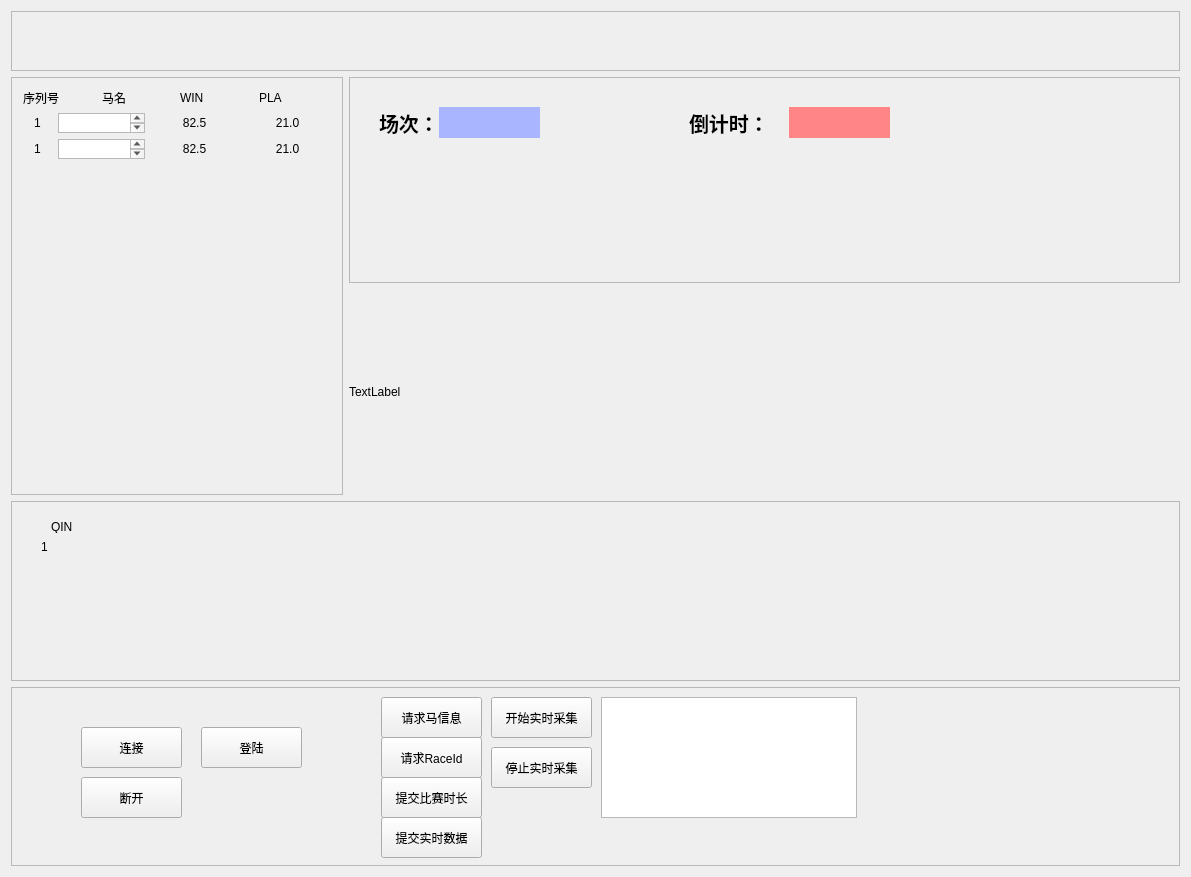
<?xml version="1.0" encoding="UTF-8"?>
<ui version="4.0">
 <class>OcrControl</class>
 <widget class="QWidget" name="OcrControl">
  <property name="geometry">
   <rect>
    <x>0</x>
    <y>0</y>
    <width>1191</width>
    <height>877</height>
   </rect>
  </property>
  <property name="windowTitle">
   <string>OcrControl</string>
  </property>
  <layout class="QVBoxLayout" name="verticalLayout_3">
   <item>
    <layout class="QVBoxLayout" name="verticalLayout_2" stretch="1,7,3,3">
     <item>
      <widget class="QFrame" name="frame_5">
       <property name="frameShape">
        <enum>QFrame::StyledPanel</enum>
       </property>
       <property name="frameShadow">
        <enum>QFrame::Raised</enum>
       </property>
      </widget>
     </item>
     <item>
      <layout class="QHBoxLayout" name="horizontalLayout" stretch="2,5">
       <item>
        <widget class="QFrame" name="horseFrame">
         <property name="frameShape">
          <enum>QFrame::StyledPanel</enum>
         </property>
         <property name="frameShadow">
          <enum>QFrame::Raised</enum>
         </property>
         <layout class="QVBoxLayout" name="verticalLayout_4">
          <item>
           <layout class="QHBoxLayout" name="titleHBoxLayout">
            <item>
             <widget class="QLabel" name="label_4">
              <property name="text">
               <string>序列号</string>
              </property>
             </widget>
            </item>
            <item>
             <widget class="QLabel" name="label_5">
              <property name="text">
               <string>马名</string>
              </property>
             </widget>
            </item>
            <item>
             <widget class="QLabel" name="label_3">
              <property name="text">
               <string>WIN</string>
              </property>
             </widget>
            </item>
            <item>
             <widget class="QLabel" name="label_6">
              <property name="text">
               <string>PLA</string>
              </property>
             </widget>
            </item>
           </layout>
          </item>
          <item>
           <layout class="QHBoxLayout" name="itemHBoxLayout" stretch="1,3,3,3">
            <item>
             <widget class="QLabel" name="indexLbel_1">
              <property name="text">
               <string>1</string>
              </property>
              <property name="alignment">
               <set>Qt::AlignCenter</set>
              </property>
             </widget>
            </item>
            <item>
             <widget class="QTextEdit" name="horseNameEdit_1">
              <property name="sizePolicy">
               <sizepolicy hsizetype="Expanding" vsizetype="Maximum">
                <horstretch>0</horstretch>
                <verstretch>0</verstretch>
               </sizepolicy>
              </property>
              <property name="maximumSize">
               <size>
                <width>16777215</width>
                <height>20</height>
               </size>
              </property>
             </widget>
            </item>
            <item>
             <widget class="QLabel" name="winLbl_1">
              <property name="text">
               <string>82.5</string>
              </property>
              <property name="alignment">
               <set>Qt::AlignCenter</set>
              </property>
             </widget>
            </item>
            <item>
             <widget class="QLabel" name="PLALbl_1">
              <property name="text">
               <string>21.0</string>
              </property>
              <property name="alignment">
               <set>Qt::AlignCenter</set>
              </property>
             </widget>
            </item>
           </layout>
          </item>
          <item>
           <layout class="QHBoxLayout" name="itemHBoxLayout_2" stretch="1,3,3,3">
            <item>
             <widget class="QLabel" name="indexLbel_2">
              <property name="sizePolicy">
               <sizepolicy hsizetype="Preferred" vsizetype="Maximum">
                <horstretch>0</horstretch>
                <verstretch>0</verstretch>
               </sizepolicy>
              </property>
              <property name="text">
               <string>1</string>
              </property>
              <property name="alignment">
               <set>Qt::AlignCenter</set>
              </property>
             </widget>
            </item>
            <item>
             <widget class="QTextEdit" name="horseNameEdit_2">
              <property name="sizePolicy">
               <sizepolicy hsizetype="Expanding" vsizetype="Maximum">
                <horstretch>0</horstretch>
                <verstretch>0</verstretch>
               </sizepolicy>
              </property>
              <property name="maximumSize">
               <size>
                <width>16777215</width>
                <height>20</height>
               </size>
              </property>
             </widget>
            </item>
            <item>
             <widget class="QLabel" name="winLbl_2">
              <property name="sizePolicy">
               <sizepolicy hsizetype="Preferred" vsizetype="Maximum">
                <horstretch>0</horstretch>
                <verstretch>0</verstretch>
               </sizepolicy>
              </property>
              <property name="text">
               <string>82.5</string>
              </property>
              <property name="alignment">
               <set>Qt::AlignCenter</set>
              </property>
             </widget>
            </item>
            <item>
             <widget class="QLabel" name="PLALbl_2">
              <property name="sizePolicy">
               <sizepolicy hsizetype="Preferred" vsizetype="Maximum">
                <horstretch>0</horstretch>
                <verstretch>0</verstretch>
               </sizepolicy>
              </property>
              <property name="text">
               <string>21.0</string>
              </property>
              <property name="alignment">
               <set>Qt::AlignCenter</set>
              </property>
             </widget>
            </item>
           </layout>
          </item>
          <item>
           <spacer name="verticalSpacer">
            <property name="orientation">
             <enum>Qt::Vertical</enum>
            </property>
            <property name="sizeHint" stdset="0">
             <size>
              <width>20</width>
              <height>40</height>
             </size>
            </property>
           </spacer>
          </item>
         </layout>
        </widget>
       </item>
       <item>
        <layout class="QVBoxLayout" name="verticalLayout">
         <item>
          <widget class="QFrame" name="frame_3">
           <property name="frameShape">
            <enum>QFrame::StyledPanel</enum>
           </property>
           <property name="frameShadow">
            <enum>QFrame::Raised</enum>
           </property>
           <widget class="QLabel" name="label">
            <property name="geometry">
             <rect>
              <x>30</x>
              <y>30</y>
              <width>54</width>
              <height>31</height>
             </rect>
            </property>
            <property name="font">
             <font>
              <pointsize>15</pointsize>
              <weight>75</weight>
              <bold>true</bold>
             </font>
            </property>
            <property name="text">
             <string>场次：</string>
            </property>
           </widget>
           <widget class="QLabel" name="sessionLbl">
            <property name="geometry">
             <rect>
              <x>90</x>
              <y>30</y>
              <width>101</width>
              <height>31</height>
             </rect>
            </property>
            <property name="font">
             <font>
              <pointsize>15</pointsize>
             </font>
            </property>
            <property name="styleSheet">
             <string notr="true">background-color: rgb(169, 181, 255);</string>
            </property>
            <property name="text">
             <string/>
            </property>
           </widget>
           <widget class="QLabel" name="label_2">
            <property name="geometry">
             <rect>
              <x>340</x>
              <y>30</y>
              <width>81</width>
              <height>31</height>
             </rect>
            </property>
            <property name="font">
             <font>
              <pointsize>15</pointsize>
              <weight>75</weight>
              <bold>true</bold>
             </font>
            </property>
            <property name="text">
             <string>倒计时：</string>
            </property>
           </widget>
           <widget class="QLabel" name="raceTimeLbl">
            <property name="geometry">
             <rect>
              <x>440</x>
              <y>30</y>
              <width>101</width>
              <height>31</height>
             </rect>
            </property>
            <property name="font">
             <font>
              <pointsize>15</pointsize>
             </font>
            </property>
            <property name="styleSheet">
             <string notr="true">background-color: rgb(255, 133, 135);</string>
            </property>
            <property name="text">
             <string/>
            </property>
           </widget>
          </widget>
         </item>
         <item>
          <widget class="QLabel" name="imageLbl">
           <property name="text">
            <string>TextLabel</string>
           </property>
          </widget>
         </item>
        </layout>
       </item>
      </layout>
     </item>
     <item>
      <widget class="QFrame" name="frame_2">
       <property name="frameShape">
        <enum>QFrame::StyledPanel</enum>
       </property>
       <property name="frameShadow">
        <enum>QFrame::Raised</enum>
       </property>
       <widget class="QLabel" name="label_7">
        <property name="geometry">
         <rect>
          <x>40</x>
          <y>20</y>
          <width>73</width>
          <height>12</height>
         </rect>
        </property>
        <property name="text">
         <string>QIN</string>
        </property>
       </widget>
       <widget class="QLabel" name="label_8">
        <property name="geometry">
         <rect>
          <x>30</x>
          <y>40</y>
          <width>73</width>
          <height>12</height>
         </rect>
        </property>
        <property name="text">
         <string>1</string>
        </property>
       </widget>
      </widget>
     </item>
     <item>
      <widget class="QFrame" name="frame_4">
       <property name="styleSheet">
        <string notr="true"/>
       </property>
       <property name="frameShape">
        <enum>QFrame::StyledPanel</enum>
       </property>
       <property name="frameShadow">
        <enum>QFrame::Raised</enum>
       </property>
       <widget class="QPushButton" name="connectBtn">
        <property name="geometry">
         <rect>
          <x>70</x>
          <y>40</y>
          <width>101</width>
          <height>41</height>
         </rect>
        </property>
        <property name="text">
         <string>连接</string>
        </property>
       </widget>
       <widget class="QPushButton" name="requestHorseInfoBtn">
        <property name="geometry">
         <rect>
          <x>370</x>
          <y>10</y>
          <width>101</width>
          <height>41</height>
         </rect>
        </property>
        <property name="text">
         <string>请求马信息</string>
        </property>
       </widget>
       <widget class="QTextBrowser" name="textBrowser">
        <property name="geometry">
         <rect>
          <x>590</x>
          <y>10</y>
          <width>256</width>
          <height>121</height>
         </rect>
        </property>
       </widget>
       <widget class="QPushButton" name="loginBtn">
        <property name="geometry">
         <rect>
          <x>190</x>
          <y>40</y>
          <width>101</width>
          <height>41</height>
         </rect>
        </property>
        <property name="text">
         <string>登陆</string>
        </property>
       </widget>
       <widget class="QPushButton" name="disconnectBtn">
        <property name="geometry">
         <rect>
          <x>70</x>
          <y>90</y>
          <width>101</width>
          <height>41</height>
         </rect>
        </property>
        <property name="text">
         <string>断开</string>
        </property>
       </widget>
       <widget class="QPushButton" name="requestRaceIdBtn">
        <property name="geometry">
         <rect>
          <x>370</x>
          <y>50</y>
          <width>101</width>
          <height>41</height>
         </rect>
        </property>
        <property name="text">
         <string>请求RaceId</string>
        </property>
       </widget>
       <widget class="QPushButton" name="submitRaceTimeBtn">
        <property name="geometry">
         <rect>
          <x>370</x>
          <y>90</y>
          <width>101</width>
          <height>41</height>
         </rect>
        </property>
        <property name="text">
         <string>提交比赛时长</string>
        </property>
       </widget>
       <widget class="QPushButton" name="submitRealBtn">
        <property name="geometry">
         <rect>
          <x>370</x>
          <y>130</y>
          <width>101</width>
          <height>41</height>
         </rect>
        </property>
        <property name="text">
         <string>提交实时数据</string>
        </property>
       </widget>
       <widget class="QPushButton" name="startAcqBtn">
        <property name="geometry">
         <rect>
          <x>480</x>
          <y>10</y>
          <width>101</width>
          <height>41</height>
         </rect>
        </property>
        <property name="text">
         <string>开始实时采集</string>
        </property>
       </widget>
       <widget class="QPushButton" name="stopAcqBtn">
        <property name="geometry">
         <rect>
          <x>480</x>
          <y>60</y>
          <width>101</width>
          <height>41</height>
         </rect>
        </property>
        <property name="text">
         <string>停止实时采集</string>
        </property>
       </widget>
      </widget>
     </item>
    </layout>
   </item>
  </layout>
 </widget>
 <layoutdefault spacing="6" margin="11"/>
 <resources>
  <include location="../ocrproject.qrc"/>
 </resources>
 <connections/>
</ui>
